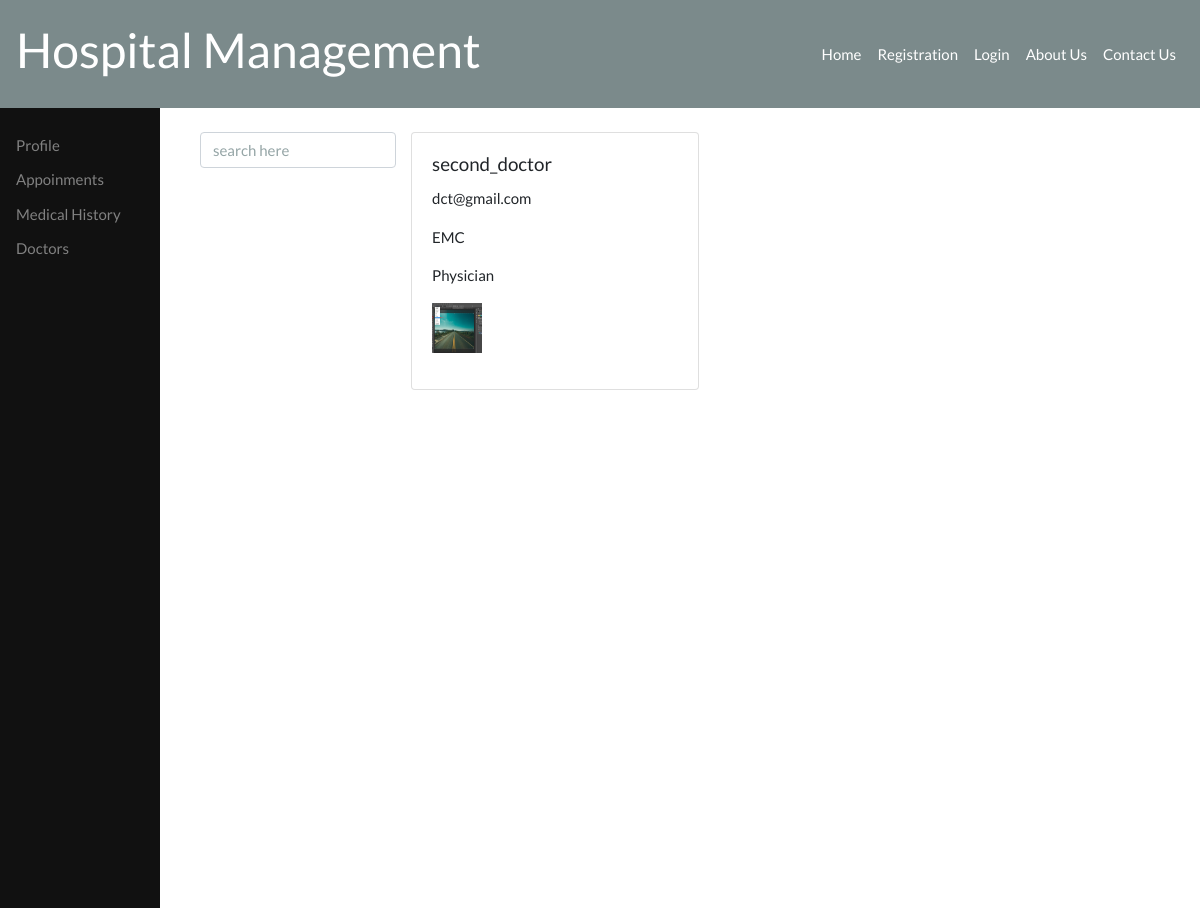
The app's page /patient/patient_doctor_list with its own data.
### doctor/models.py (models this page shows, shortened)
class Doctor(models.Model):
    user=models.ForeignKey(Customuser,on_delete=models.CASCADE)
    Gender_choices=(('Male','Male'),
        ('Female','Female'),
         )
    Shift_choices=(('Morning(7am-1pm)','Morning(7am-1pm)'),
        ('Afternoon(1pm to 7pm)','Afternoon(1pm to 7pm)'),
         )
    gender = models.CharField(max_length=10,choices=Gender_choices)
    email = models.EmailField(unique=True)
    ph = models.CharField(max_length=100)
    birthdate = models.DateTimeField()
    specilized_in = models.CharField(max_length=100)
    hospitalname = models.CharField(max_length=100)
    hospitaladdress = models.CharField(max_length=100)
    hospitalstate = models.CharField(max_length=100)
    hospitaldistrict = models.CharField(max_length=100)
    shift = models.CharField(max_length=100,choices=Shift_choices)
    address = models.CharField(max_length=100)
    city = models.CharField(max_length=100)
    pincode= models.IntegerField()
    state = models.CharField(max_length=100)
    country = models.CharField(max_length=100)
    photo=models.ImageField(upload_to ='uploads/')
    is_approved=models.BooleanField(default=False)

### customuser/models.py (models this page shows, shortened)
class Customuser(AbstractBaseUser):
    Type_choices=(('Doctor','Doctor'),
        ('Patient','Patient'),
        ('Admin','Admin'),
         )
    email = models.EmailField(unique=True)
    username = models.CharField(max_length=100,unique=True)
    password = models.CharField(max_length=100)
    type=models.CharField(max_length=100,choices=Type_choices)
    is_active = models.BooleanField(default=True)
    is_admin = models.BooleanField(default=False)
    is_staff = models.BooleanField(default=False)
    USERNAME_FIELD = 'email'
    REQUIRED_FIELDS = ['username','type'
    ]
    objects = MyUserManager()

### patient/views.py (the view)
# urls.py: path('patient_doctor_list',views.doctor_list,name='doctor_list'),
def doctor_list(requset):
    print(requset)
    query=requset.GET.get('t')
    qs=Doctor.objects.all()
    if query is not None:
        qs=qs.filter(specilized_in__icontains=query)
    return render(requset,'patient/doctor_list_home.html',{'objectlist': qs })

### patient/templates/patient/doctor_list_home.html
{% extends 'patient/patient_base.html' %}
{% block patient %}
<div class="container mt-4">
    <div class="row">
        <form method="GET" action="">
        <input type="text" name="t" class="form-control" placeholder="search here">
    </form>
        {% for dr in objectlist %}
   <div class="col-lg-4">
       <div class="card" style="width: 18rem;">
           <div class="card-body">
             <h5 class="card-title">{{dr.user.username}}</h5>
             <p>{{ dr.email }}</p>
             <p>{{ dr.hospitalname }}</p>
             <p> {{ dr.specilized_in }}</p>
             <p><img src={{ dr.photo.url }} width="50" height="50"></p>
           </div>
         </div>
   </div>
   {% endfor %}
</div>
</div>
{% endblock %}

### records on screen
Doctor: user.username "second_doctor", email "dct@gmail.com", hospitalname "EMC", specilized_in "Physician", photo (picture)
